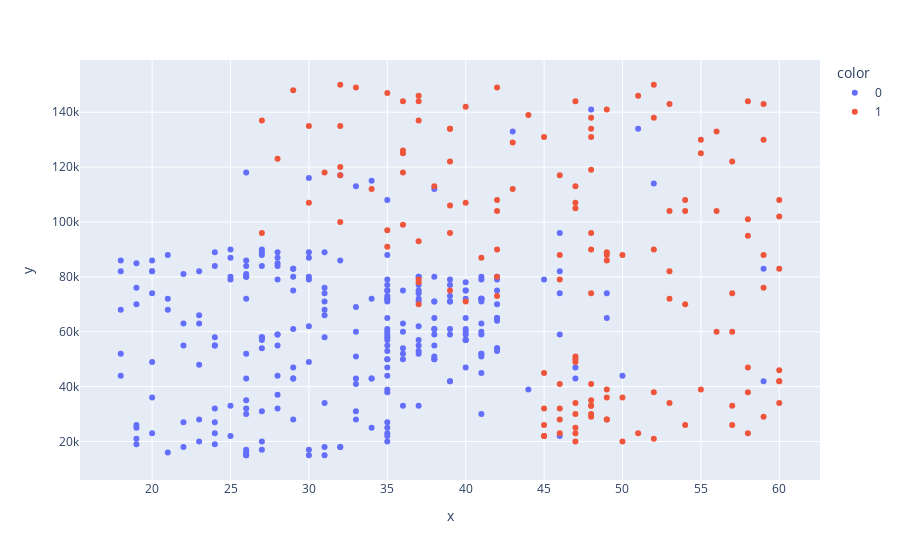

The notebook cell this image was saved under:
### Code cell
import plotly.express as px
px.scatter(y=data["EstimatedSalary"],x=data["Age"],color=data["Purchased"])

### Figure 1 — Plotly figure (JSON) as saved in the notebook; plotly's stock layout.template omitted (floating-point values rounded to 4 significant figures; data arrays with more than 128 entries replaced by an {"elided": "..."} marker saying what was removed)
{"data": [{"hovertemplate": "color=0<br>x=%{x}<br>y=%{y}<extra></extra>", "legendgroup": "0", "marker": {"color": "#636efa", "symbol": "circle"}, "mode": "markers", "name": "0", "orientation": "v", "showlegend": true, "type": "scatter", "x": {"elided": "257 int values"}, "xaxis": "x", "y": {"elided": "257 int values"}, "yaxis": "y"}, {"hovertemplate": "color=1<br>x=%{x}<br>y=%{y}<extra></extra>", "legendgroup": "1", "marker": {"color": "#EF553B", "symbol": "circle"}, "mode": "markers", "name": "1", "orientation": "v", "showlegend": true, "type": "scatter", "x": {"elided": "143 int values"}, "xaxis": "x", "y": {"elided": "143 int values"}, "yaxis": "y"}], "layout": {"legend": {"title": {"text": "color"}, "tracegroupgap": 0}, "margin": {"t": 60}, "xaxis": {"anchor": "y", "domain": [0, 1], "title": {"text": "x"}}, "yaxis": {"anchor": "x", "domain": [0, 1], "title": {"text": "y"}}}}
